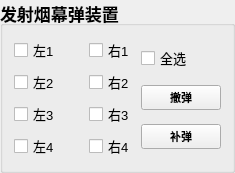
            <widget class="QGroupBox" name="groupBox_10">
             <property name="sizePolicy">
              <sizepolicy hsizetype="Expanding" vsizetype="Expanding">
               <horstretch>0</horstretch>
               <verstretch>0</verstretch>
              </sizepolicy>
             </property>
             <property name="maximumSize">
              <size>
               <width>16777215</width>
               <height>16777215</height>
              </size>
             </property>
             <property name="font">
              <font>
               <pointsize>13</pointsize>
               <weight>75</weight>
               <bold>true</bold>
              </font>
             </property>
             <property name="title">
              <string>发射烟幕弹装置</string>
             </property>
             <layout class="QGridLayout" name="gridLayout_3">
              <item row="0" column="0">
               <spacer name="horizontalSpacer_13">
                <property name="orientation">
                 <enum>Qt::Horizontal</enum>
                </property>
                <property name="sizeHint" stdset="0">
                 <size>
                  <width>0</width>
                  <height>20</height>
                 </size>
                </property>
               </spacer>
              </item>
              <item row="0" column="1">
               <widget class="QCheckBox" name="checkBox_fl1">
                <property name="font">
                 <font>
                  <pointsize>10</pointsize>
                  <weight>50</weight>
                  <bold>false</bold>
                 </font>
                </property>
                <property name="text">
                 <string>左1</string>
                </property>
               </widget>
              </item>
              <item row="0" column="2">
               <spacer name="horizontalSpacer_7">
                <property name="orientation">
                 <enum>Qt::Horizontal</enum>
                </property>
                <property name="sizeHint" stdset="0">
                 <size>
                  <width>23</width>
                  <height>20</height>
                 </size>
                </property>
               </spacer>
              </item>
              <item row="0" column="3">
               <widget class="QCheckBox" name="checkBox_fr1">
                <property name="font">
                 <font>
                  <pointsize>10</pointsize>
                  <weight>50</weight>
                  <bold>false</bold>
                 </font>
                </property>
                <property name="text">
                 <string>右1</string>
                </property>
               </widget>
              </item>
              <item row="0" column="4">
               <spacer name="horizontalSpacer_11">
                <property name="orientation">
                 <enum>Qt::Horizontal</enum>
                </property>
                <property name="sizeHint" stdset="0">
                 <size>
                  <width>0</width>
                  <height>20</height>
                 </size>
                </property>
               </spacer>
              </item>
              <item row="0" column="5" rowspan="4">
               <layout class="QVBoxLayout" name="verticalLayout_13">
                <item>
                 <widget class="QCheckBox" name="checkBox_21">
                  <property name="font">
                   <font>
                    <pointsize>10</pointsize>
                    <weight>50</weight>
                    <bold>false</bold>
                   </font>
                  </property>
                  <property name="text">
                   <string>全选</string>
                  </property>
                 </widget>
                </item>
                <item>
                 <widget class="QtMaterialFlatButton" name="pushButton_12">
                  <property name="font">
                   <font>
                    <pointsize>8</pointsize>
                   </font>
                  </property>
                  <property name="text">
                   <string>撤弹</string>
                  </property>
                 </widget>
                </item>
                <item>
                 <widget class="QtMaterialFlatButton" name="pushButton_13">
                  <property name="font">
                   <font>
                    <pointsize>8</pointsize>
                   </font>
                  </property>
                  <property name="text">
                   <string>补弹</string>
                  </property>
                 </widget>
                </item>
               </layout>
              </item>
              <item row="1" column="0">
               <spacer name="horizontalSpacer_14">
                <property name="orientation">
                 <enum>Qt::Horizontal</enum>
                </property>
                <property name="sizeHint" stdset="0">
                 <size>
                  <width>0</width>
                  <height>20</height>
                 </size>
                </property>
               </spacer>
              </item>
              <item row="1" column="1">
               <widget class="QCheckBox" name="checkBox_fl2">
                <property name="font">
                 <font>
                  <pointsize>10</pointsize>
                  <weight>50</weight>
                  <bold>false</bold>
                 </font>
                </property>
                <property name="text">
                 <string>左2</string>
                </property>
               </widget>
              </item>
              <item row="1" column="2">
               <spacer name="horizontalSpacer_8">
                <property name="orientation">
                 <enum>Qt::Horizontal</enum>
                </property>
                <property name="sizeHint" stdset="0">
                 <size>
                  <width>23</width>
                  <height>20</height>
                 </size>
                </property>
               </spacer>
              </item>
              <item row="1" column="3">
               <widget class="QCheckBox" name="checkBox_fr2">
                <property name="font">
                 <font>
                  <pointsize>10</pointsize>
                  <weight>50</weight>
                  <bold>false</bold>
                 </font>
                </property>
                <property name="text">
                 <string>右2</string>
                </property>
               </widget>
              </item>
              <item row="1" column="4">
               <spacer name="horizontalSpacer_12">
                <property name="orientation">
                 <enum>Qt::Horizontal</enum>
                </property>
                <property name="sizeHint" stdset="0">
                 <size>
                  <width>0</width>
                  <height>20</height>
                 </size>
                </property>
               </spacer>
              </item>
              <item row="2" column="0">
               <spacer name="horizontalSpacer_15">
                <property name="orientation">
                 <enum>Qt::Horizontal</enum>
                </property>
                <property name="sizeHint" stdset="0">
                 <size>
                  <width>0</width>
                  <height>20</height>
                 </size>
                </property>
               </spacer>
              </item>
              <item row="2" column="1">
               <widget class="QCheckBox" name="checkBox_fl3">
                <property name="font">
                 <font>
                  <pointsize>10</pointsize>
                  <weight>50</weight>
                  <bold>false</bold>
                 </font>
                </property>
                <property name="text">
                 <string>左3</string>
                </property>
               </widget>
              </item>
              <item row="2" column="2">
               <spacer name="horizontalSpacer_9">
                <property name="orientation">
                 <enum>Qt::Horizontal</enum>
                </property>
                <property name="sizeHint" stdset="0">
                 <size>
                  <width>23</width>
                  <height>20</height>
                 </size>
                </property>
               </spacer>
              </item>
              <item row="2" column="3">
               <widget class="QCheckBox" name="checkBox_fr3">
                <property name="font">
                 <font>
                  <pointsize>10</pointsize>
                  <weight>50</weight>
                  <bold>false</bold>
                 </font>
                </property>
                <property name="text">
                 <string>右3</string>
                </property>
               </widget>
              </item>
              <item row="2" column="4">
               <spacer name="horizontalSpacer_17">
                <property name="orientation">
                 <enum>Qt::Horizontal</enum>
                </property>
                <property name="sizeHint" stdset="0">
                 <size>
                  <width>0</width>
                  <height>20</height>
                 </size>
                </property>
               </spacer>
              </item>
              <item row="3" column="0">
               <spacer name="horizontalSpacer_16">
                <property name="orientation">
                 <enum>Qt::Horizontal</enum>
                </property>
                <property name="sizeHint" stdset="0">
                 <size>
                  <width>0</width>
                  <height>20</height>
                 </size>
                </property>
               </spacer>
              </item>
              <item row="3" column="1">
               <widget class="QCheckBox" name="checkBox_fl4">
                <property name="font">
                 <font>
                  <pointsize>10</pointsize>
                  <weight>50</weight>
                  <bold>false</bold>
                 </font>
                </property>
                <property name="text">
                 <string>左4</string>
                </property>
               </widget>
              </item>
              <item row="3" column="2">
               <spacer name="horizontalSpacer_10">
                <property name="orientation">
                 <enum>Qt::Horizontal</enum>
                </property>
                <property name="sizeHint" stdset="0">
                 <size>
                  <width>23</width>
                  <height>20</height>
                 </size>
                </property>
               </spacer>
              </item>
              <item row="3" column="3">
               <widget class="QCheckBox" name="checkBox_fr4">
                <property name="font">
                 <font>
                  <pointsize>10</pointsize>
                  <weight>50</weight>
                  <bold>false</bold>
                 </font>
                </property>
                <property name="text">
                 <string>右4</string>
                </property>
               </widget>
              </item>
              <item row="3" column="4">
               <spacer name="horizontalSpacer_18">
                <property name="orientation">
                 <enum>Qt::Horizontal</enum>
                </property>
                <property name="sizeHint" stdset="0">
                 <size>
                  <width>0</width>
                  <height>20</height>
                 </size>
                </property>
               </spacer>
              </item>
             </layout>
            </widget>
